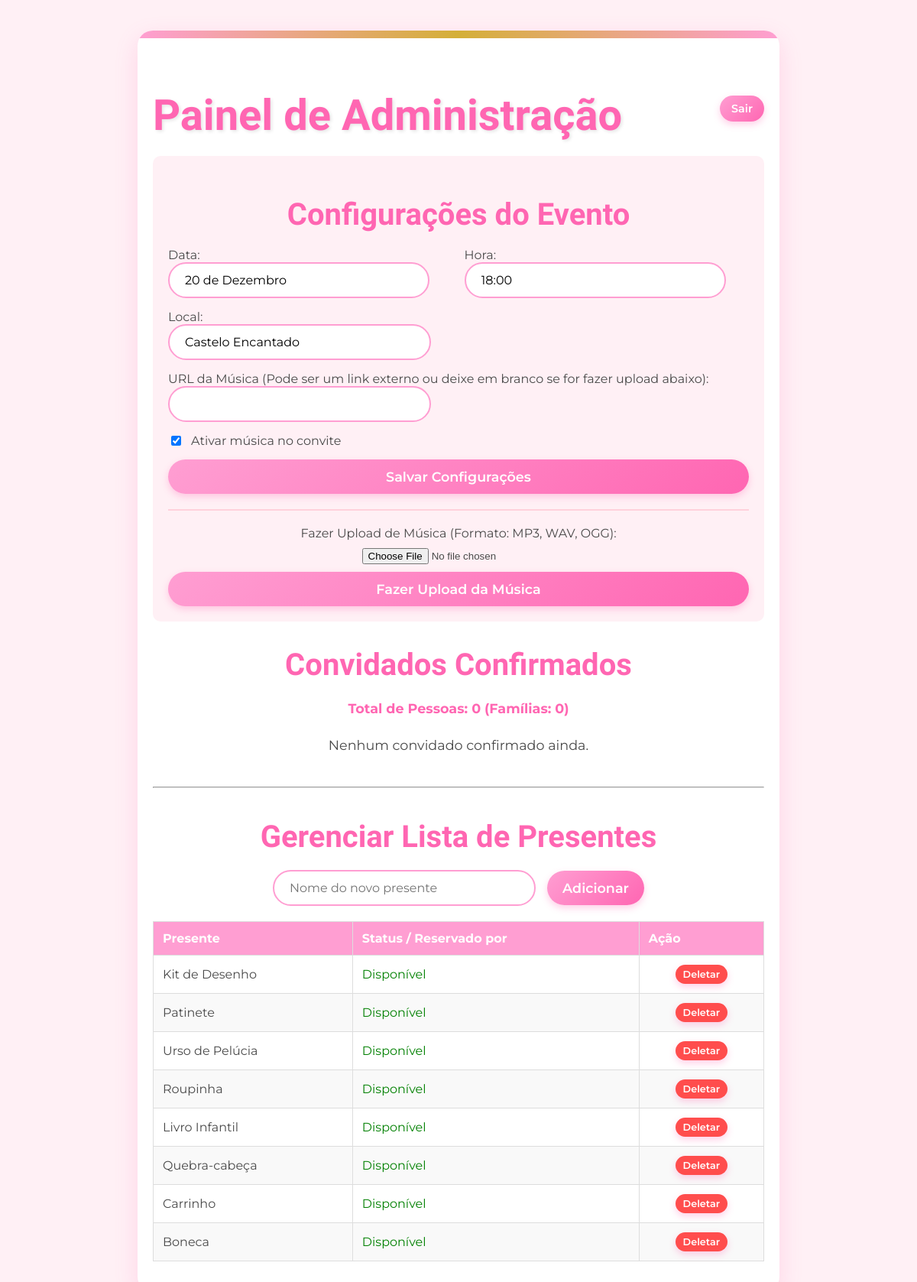
/admin.php (signed in), run on the app's committed database.
### tables this page shows
CREATE TABLE IF NOT EXISTS `settings` (
  `id` int(11) NOT NULL AUTO_INCREMENT,
  `event_date` varchar(255) NOT NULL DEFAULT '20 de Dezembro',
  `event_time` varchar(255) NOT NULL DEFAULT '18:00',
  `event_location` varchar(255) NOT NULL DEFAULT 'Castelo Encantado',
  `music_url` varchar(255) DEFAULT '',
  `music_enabled` tinyint(1) NOT NULL DEFAULT 1,
  PRIMARY KEY (`id`)
);

CREATE TABLE IF NOT EXISTS `gifts` (
  `id` int(11) NOT NULL AUTO_INCREMENT,
  `name` varchar(255) NOT NULL,
  `reserved_by` int(11) DEFAULT NULL,
  PRIMARY KEY (`id`),
  KEY `reserved_by` (`reserved_by`),
  CONSTRAINT `gifts_ibfk_1` FOREIGN KEY (`reserved_by`) REFERENCES `guests` (`id`) ON DELETE SET NULL
);

### admin.php (the view, shortened to what this page needs)
<?php
require_once 'db.php';
$csrf_token = $_SESSION['csrf_token'];
    ?>
    <?php
try {
    $stmt = $pdo->query("SELECT * FROM settings WHERE id = 1");
    $settings = $stmt->fetch(PDO::FETCH_ASSOC);
} catch (PDOException $e) {
    die("Erro ao buscar configurações: " . $e->getMessage());
}
try {
    $stmt = $pdo->query("SELECT * FROM guests ORDER BY created_at DESC");
    $guests = $stmt->fetchAll(PDO::FETCH_ASSOC);
    $total_attendees = 0;
} catch (PDOException $e) {
    die("Erro ao buscar convidados: " . $e->getMessage());
}
try {
    $stmt = $pdo->query("
        SELECT gifts.id, gifts.name AS gift_name, guests.name AS guest_name
        FROM gifts
        LEFT JOIN guests ON gifts.reserved_by = guests.id
        ORDER BY gifts.id DESC
    ");
    $gifts = $stmt->fetchAll(PDO::FETCH_ASSOC);
} catch (PDOException $e) {
    die("Erro ao buscar presentes: " . $e->getMessage());
}
?>
<!DOCTYPE html>
<html lang="pt-BR">
<head>
    <link rel="stylesheet" href="style.css">
</head>
<body>
    <div class="container" style="max-width: 800px;">
        <div style="display: flex; justify-content: space-between; align-items: center;">
            <h1>Painel de Administração</h1>
            <form action="admin.php" method="POST" style="margin:0;">
                <button type="submit" name="admin_logout" style="padding: 8px 15px; font-size: 0.9rem;">Sair</button>
            </form>
        </div>
        <div style="background: #fff0f5; padding: 20px; border-radius: 10px; margin-bottom: 30px;">
            <h2>Configurações do Evento</h2>
            <form action="admin.php" method="POST" style="display: grid; grid-template-columns: 1fr 1fr; gap: 15px; text-align: left;">
                <div style="display:flex; flex-direction:column;">
                    <label>Data:</label>
                    <input type="text" name="event_date" value="<?php echo htmlspecialchars($settings['event_date']); ?>" required>
                </div>
                <div style="display:flex; flex-direction:column;">
                    <label>Hora:</label>
                    <input type="text" name="event_time" value="<?php echo htmlspecialchars($settings['event_time']); ?>" required>
                </div>
                <div style="grid-column: 1 / -1; display:flex; flex-direction:column;">
                    <label>Local:</label>
                    <input type="text" name="event_location" value="<?php echo htmlspecialchars($settings['event_location']); ?>" required>
                </div>
                <div style="grid-column: 1 / -1; display:flex; flex-direction:column;">
                    <label>URL da Música (Pode ser um link externo ou deixe em branco se for fazer upload abaixo):</label>
                    <input type="text" name="music_url" value="<?php echo htmlspecialchars($settings['music_url']); ?>">
                </div>
                <div style="grid-column: 1 / -1; display:flex; align-items:center; gap:10px;">
                    <input type="checkbox" name="music_enabled" value="1" <?php echo $settings['music_enabled'] ? 'checked' : ''; ?> style="width: auto;">
                    <label>Ativar música no convite</label>
                </div>
                <div style="grid-column: 1 / -1;">
                    <button type="submit" name="update_settings" style="width:100%;">Salvar Configurações</button>
                </div>
            </form>
            <hr style="margin: 20px 0; border: 1px solid #ffd1dc;">
            <form action="admin.php" method="POST" enctype="multipart/form-data" style="display: flex; flex-direction: column; gap: 10px;">
                <label>Fazer Upload de Música (Formato: MP3, WAV, OGG):</label>
                <input type="file" name="music_file" accept=".mp3, .wav, .ogg" required>
                <button type="submit" name="upload_music" style="width:100%; background-color: var(--secondary-color);">Fazer Upload da Música</button>
            </form>
        </div>
        <h2>Convidados Confirmados</h2>
        <p style="font-weight:bold; color:var(--secondary-color);">Total de Pessoas: <?php echo $total_attendees; ?> (Famílias: <?php echo count($guests); ?>)</p>
        <?php if (count($guests) > 0): ?>
            <div style="overflow-x:auto;">
                <table>
                    <thead>
                        <tr>
                            <th>ID</th>
                            <th>Nome</th>
                            <th>Qtd. Pessoas</th>
                            <th>Data</th>
                            <th>Ações</th>
                        </tr>
                    </thead>
                    <tbody>
                        <?php foreach ($guests as $guest): ?>
                            <tr>
                                <td><?php echo $guest['id']; ?></td>
                                <td><?php echo htmlspecialchars($guest['name']); ?></td>
                                <td>
                                    <form action="admin.php" method="POST" style="margin:0; display:flex; gap:5px; align-items:center;">
                                        <input type="hidden" name="csrf_token" value="<?php echo $csrf_token; ?>">
                                        <input type="hidden" name="edit_guest_id" value="<?php echo $guest['id']; ?>">
                                        <input type="number" name="new_guest_count" value="<?php echo $guest['guest_count']; ?>" min="1" style="width:60px; padding:5px;">
                                        <button type="submit" style="padding: 5px 10px; font-size: 0.8rem;">Salvar</button>
                                    </form>
                                </td>
                                <td><?php echo date('d/m/Y H:i', strtotime($guest['created_at'])); ?></td>
                                <td>
                                    <form action="admin.php" method="POST" style="margin:0; padding:0;">
                                        <input type="hidden" name="csrf_token" value="<?php echo $csrf_token; ?>">
                                        <input type="hidden" name="delete_guest_id" value="<?php echo $guest['id']; ?>">
                                        <button type="submit" style="padding: 5px 10px; font-size: 0.8rem; background: #ff4d4d;" onclick="return confirm('Tem certeza que deseja deletar este convidado?');">Excluir</button>
                                    </form>
                                </td>
                            </tr>
                        <?php endforeach; ?>
                    </tbody>
                </table>
            </div>
        <?php else: ?>
            <p>Nenhum convidado confirmado ainda.</p>
        <?php endif; ?>
        <hr style="margin: 40px 0;">
        <h2>Gerenciar Lista de Presentes</h2>
        <form action="admin.php" method="POST" style="flex-direction: row; justify-content: center;">
            <input type="text" name="new_gift" placeholder="Nome do novo presente" required style="width: 60%;">
            <button type="submit" style="padding: 12px 20px;">Adicionar</button>
        </form>
        <?php if (count($gifts) > 0): ?>
            <table>
                <thead>
                    <tr>
                        <th>Presente</th>
                        <th>Status / Reservado por</th>
                        <th>Ação</th>
                    </tr>
                </thead>
                <tbody>
                    <?php foreach ($gifts as $gift): ?>
                        <tr>
                            <td><?php echo htmlspecialchars($gift['gift_name']); ?></td>
                            <td>
                                <?php if ($gift['guest_name']): ?>
                                    <span style="color: var(--secondary-color); font-weight: bold;">
                                        Reservado por: <?php echo htmlspecialchars($gift['guest_name']); ?>
                                    </span>
                                <?php else: ?>
                                    <span style="color: green;">Disponível</span>
                                <?php endif; ?>
                            </td>
                            <td>
                                <form action="admin.php" method="POST" style="margin:0; padding:0;">
                                    <button type="submit" style="padding: 5px 10px; font-size: 0.8rem; background: #ff4d4d;" onclick="return confirm('Tem certeza que deseja deletar este presente?');">Deletar</button>
                                </form>
                            </td>
                        </tr>
                    <?php endforeach; ?>
                </tbody>
            </table>
        <?php else: ?>
            <p>A lista de presentes está vazia.</p>
        <?php endif; ?>
    </div>
</body>
</html>

### style.css (style rules this page uses)
:root { --primary-color: #ff9ed2; --secondary-color: #ff66b2; --background-color: #fff0f5; --text-color: #4a4a4a; --white: #ffffff; --gold: #d4af37; }
body { font-family: 'Montserrat', sans-serif; background-color: var(--background-color); color: var(--text-color); margin: 0; padding: 0; display: flex; flex-direction: column; align-items: center; min-height: 100vh; }
.container { background-color: var(--white); border-radius: 20px; box-shadow: 0 10px 30px rgba(255, 102, 178, 0.2); width: 90%; max-width: 600px; margin: 40px auto; padding: 40px 20px; text-align: center; position: relative; overflow: hidden; }
.container::before { content: ''; position: absolute; top: 0; left: 0; right: 0; height: 10px; background: linear-gradient(90deg, var(--primary-color), var(--gold), var(--primary-color)); }
h1, h2 { font-family: 'Dancing Script', cursive; color: var(--secondary-color); margin-bottom: 20px; }
h1 { font-size: 3.5rem; text-shadow: 2px 2px 4px rgba(0,0,0,0.1); }
h2 { font-size: 2.5rem; }
p { font-size: 1.1rem; line-height: 1.6; margin-bottom: 20px; }
form { display: flex; flex-direction: column; align-items: center; gap: 15px; margin-top: 20px; }
input[type="text"] { width: 80%; max-width: 300px; padding: 12px 20px; border: 2px solid var(--primary-color); border-radius: 30px; font-size: 1rem; font-family: 'Montserrat', sans-serif; outline: none; transition: all 0.3s ease; }
button { background: linear-gradient(135deg, var(--primary-color), var(--secondary-color)); color: var(--white); border: none; padding: 12px 30px; border-radius: 30px; font-size: 1.1rem; font-weight: 600; cursor: pointer; box-shadow: 0 4px 10px rgba(255, 102, 178, 0.3); transition: transform 0.2s, box-shadow 0.2s; font-family: 'Montserrat', sans-serif; }
table { width: 100%; border-collapse: collapse; margin-top: 20px; }
th, td { padding: 12px; border: 1px solid #ddd; text-align: left; }
th { background-color: var(--primary-color); color: white; }
tr:nth-child(even) { background-color: #f9f9f9; }

### data on the page
settings: event_date "20 de Dezembro", event_time "18:00", event_location "Castelo Encantado", music_enabled "☑"
gifts: name "Kit de Desenho"
gifts: name "Patinete"
gifts: name "Urso de Pelúcia"
gifts: name "Roupinha"
gifts: name "Livro Infantil"
gifts: name "Quebra-cabeça"
gifts: name "Carrinho"
gifts: name "Boneca"

### other printed values
$total_attendees "0"
count($guests) "0"
